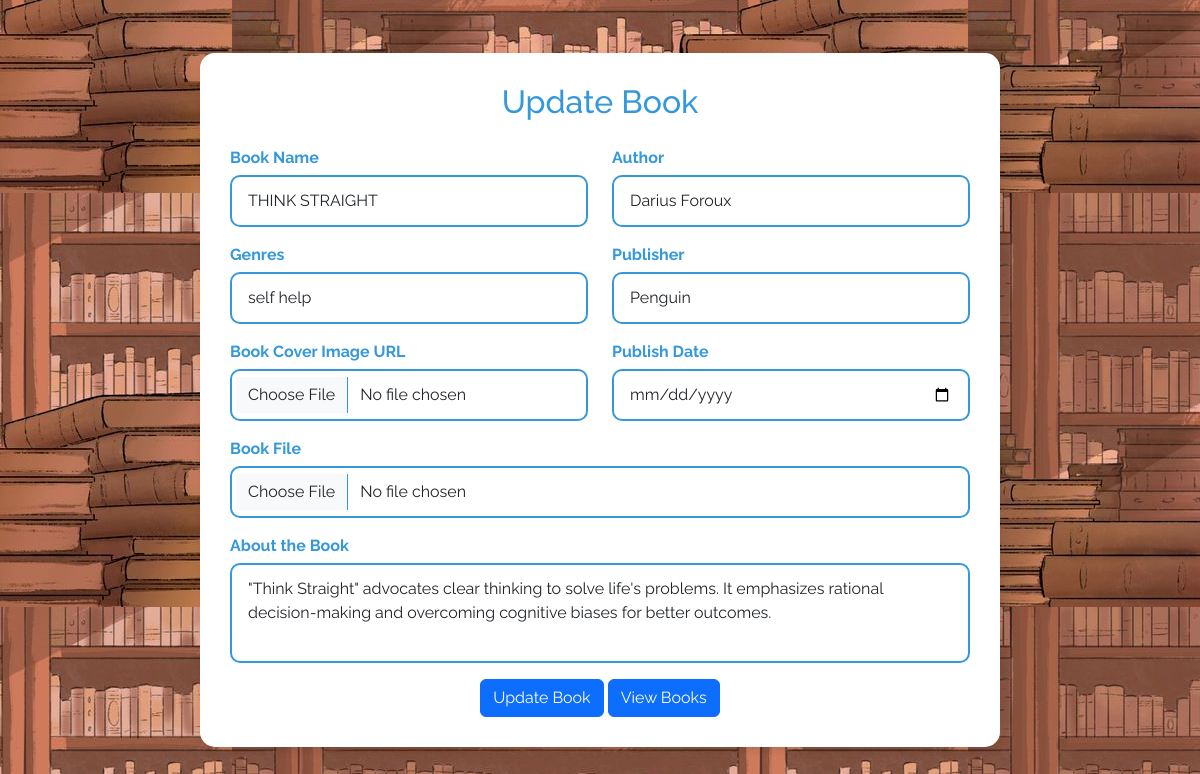
The page /owner/1/update on the database its author committed.
### books/models.py (models this page shows, shortened)
class Books(models.Model):
    name=models.CharField(max_length=200)
    author=models.CharField(max_length=200)
    genres=models.CharField(max_length=200)
    publisher=models.CharField(max_length=200)
    cover=models.ImageField(upload_to='images',null=True,blank=True)
    released=models.DateField(null=True,blank=True)
    about=models.CharField(max_length=200,blank=True)
    file=models.FileField(upload_to="files",null=True,blank=True)

### books/views.py (the view, shortened to what this page needs)
# urls.py: path('<int:pk>/update',views.BookUpdateView.as_view(),name="bk-update"),
class BookUpdateView(View):
    def get(self,request,*args, **kwargs):
        id=kwargs.get("pk")
        bk_obj=Books.objects.get(id=id)
        form=BookModelForm(instance=bk_obj)
        return render (request,"bkupdate.html",{"data":form})

### books/forms.py
class BookModelForm(forms.ModelForm):
    class Meta():
        model=Books
        fields='__all__'

### books/templates/bkupdate.html (shortened to what this page needs)
<!DOCTYPE html>
{% load static %}
<html lang="en">
<head>
    <link rel="stylesheet" href="https://cdnjs.cloudflare.com/ajax/libs/font-awesome/6.4.2/css/all.min.css"
 />
    <link href="https://cdn.jsdelivr.net/npm/bootstrap@5.3.2/dist/css/bootstrap.min.css" rel="stylesheet"
>
    <link rel="stylesheet" href="{%static 'css/addform.css'%}">
</head>
<body>
    <div class="container ">
        <h2 class="mb-4">Update Book</h2>
        <form  method="post" enctype="multipart/form-data">
            <div class="row">
                <div class="col-md-6 mb-3">
                    <label for="bookName">Book Name</label>
                    <input type="text" class="form-control" id="bookName" name="name" placeholder="Enter book name" value="{{data.name.value}}">
                </div>
                <div class="col-md-6 mb-3">
                    <label for="author">Author</label>
                    <input type="text" class="form-control" id="author" name="author" placeholder="Enter author name" value="{{data.author.value}}">
                </div>
            </div>
            <div class="row">
                <div class="col-md-6 mb-3">
                    <label for="genres">Genres</label>
                    <input type="text" class="form-control" id="genres" name="genres" placeholder="Enter genres (comma-separated)"
                     value="{{data.genres.value}}">
                </div>
                <div class="col-md-6 mb-3">
                    <label for="publisher">Publisher</label>
                    <input type="text" class="form-control" id="publisher" name="publisher" placeholder="Enter publisher" value="{{data.publisher.value}}">
                </div>
            </div>
            <div class="row">
                <div class="col-md-6 mb-3">
                    <label for="image">Book Cover Image URL</label>
                    <input type="file" class="form-control" id="image" name="cover" placeholder="Enter image URL" value="{{data.cover.value}}">
                </div>
                <div class="col-md-6 mb-3">
                    <label for="publishDate">Publish Date</label>
                    <input type="date" class="form-control" name="released" id="publishDate" value="{{data.released.value}}">
                </div>
            </div>
            <div class="row">
                <div class="col-md-12 mb-3">
                    <label for="file">Book File</label>
                    <input type="file" class="form-control" name="file" id="file" value="{{data.file.value}}" >
                </div>
                <div class="col-md-12 mb-3">
                    <label for="about">About the Book</label>
                    <textarea class="form-control" id="about" rows="3" name="about" value="{{data.about.value}}"
                        placeholder="Enter a brief description about the book" >{{data.about.value}}</textarea>
                </div>
            </div>
            <div class="text-center">
                <button  type="submit" class="btn btn-primary">Update Book</button>
                <a href="{% url 'home' %}" class="btn btn-primary">View Books</a>
            </div>
        </form>
    </div>
</body>
</html>

### books/static/css/addform.css (style rules this page uses)
body { font-family: 'Raleway', sans-serif; margin: 0; padding: 0; min-height: 100vh; display: flex; justify-content: center; align-items: center; background-color: #f7f7f7; background: url('../images/bg.jpg') center center fixed; }
.container { background-color: #fff; border-radius: 15px; box-shadow: 0 4px 8px rgba(0, 0, 0, 0.1); padding: 30px; max-width: 800px; }
.form-control { border: 2px solid #3498db; border-radius: 10px; padding: 0.75rem 1rem; transition: border-color 0.3s ease-in-out; }
label { font-weight: bold; color: #3498db; margin-bottom: 5px; }
h2 { color: #3498db; text-align: center; margin-bottom: 30px; }
button { background-color: #3498db; border: none; border-radius: 10px; padding: 10px 20px; color: #fff; font-weight: bold; transition: background-color 0.3s ease-in-out; }
textarea { border: 2px solid #3498db; border-radius: 10px; min-height: 150px; padding: 1rem; resize: none; }

### books/templates/bkupdate.html (style rules this page uses)
body { overflow-x: hidden; }

### rows shown on the page
Books: name "THINK STRAIGHT", author "Darius Foroux", genres "self help", publisher "Penguin", about "\"Think Straight\" advocates clear thinking to solve life's problems. It emphasizes rational decision-making and overcoming cognitive biases for better outcomes."
